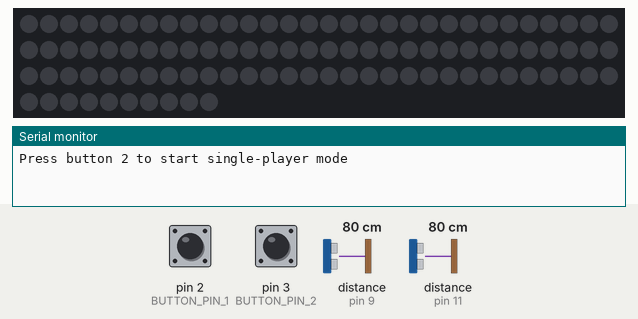
Simulated run of this sketch. Board: Arduino Uno, built with avr-gcc and run on an emulated ATmega328P. On the bench: 100 RGB LEDs in strip order, left to right, continuing on the next row, the last lines printed to the serial monitor. The inputs (shaded band) are chosen by the test bench; at power-on: pin 3 (BUTTON_PIN_2) HIGH, pin 2 (BUTTON_PIN_1) HIGH, distance to the obstacle (sensors on pin 9, pin 11) 80 cm. The echo pulse lasts 58.3 µs per cm; dim RGB values are drawn brighter than linear; random numbers use the default seed unless the sketch sets one.

Above: at 4.2 s.
4.3 s: pin 3 (BUTTON_PIN_2) pulled LOW for 0.15 s
At 4.7 s:
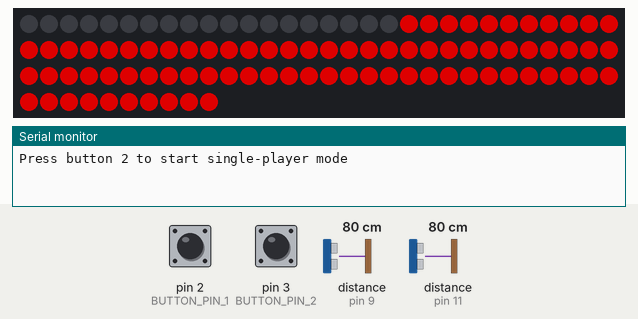
7.3 s: pin 2 (BUTTON_PIN_1) pulled LOW for 3.2 s
At 7.7 s:
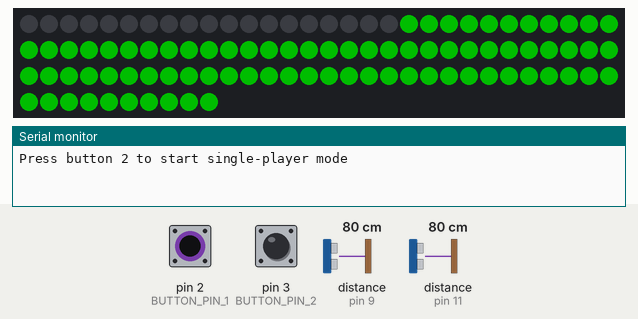
At 20.7 s:
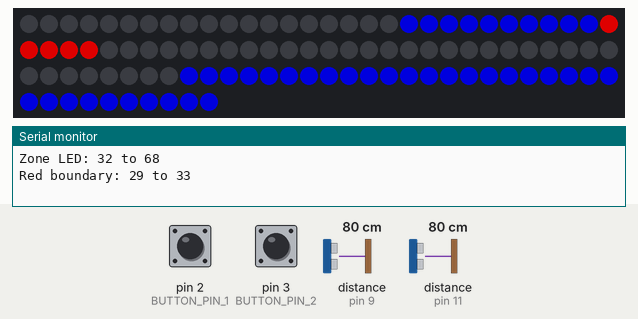

The sketch:

FanFrenzyGameFinalFinal.ino
```cpp
#include <FastLED.h>

#define LED_PIN     6
#define NUM_LEDS    100
#define BRIGHTNESS  155
#define LED_TYPE    WS2812B
#define COLOR_ORDER GRB
CRGB leds[NUM_LEDS];

// Ultrasonic sensor pins
const int TRIG_PIN_1 = 10; //10
const int ECHO_PIN_1 = 9; //9
const int TRIG_PIN_2 = 12;
const int ECHO_PIN_2 = 11;

// Button pins
const int BUTTON_PIN_1 = 2;
const int BUTTON_PIN_2 = 3;

// Game parameters
const float TUBE_HEIGHT = 89.9;   // in cm
const float BALL_RADIUS = 3.99 / 2; // in cm
const int BOTTOM_OFFSET = 19;     // 19 LED offset from the bottom
const int MIN_GAP_SIZE = 30;
const int MAX_GAP_SIZE = 40;

const int TRANSITION_STEPS = 60;  // Number of steps for transition
const int OBSTACLE_DURATION = 3000; // 3 seconds between obstacle changes

// Game state variables
struct Obstacle {
  int gapStart;
  int gapSize;
};

Obstacle currentObstacle = {0, 0};
Obstacle nextObstacle = {0, 0};
int transitionProgress = 0;
bool gameStarted = false;
unsigned long gameStartTime = 0;
bool isWarmupPeriod = true;
bool isGameOver = false;
int gameOverPosition = 0;
int gameMode = 1; // 1 for single player, 2 for two players
int losingPlayer = 0; // 0 for no loser, 1 for player 1, 2 for player 2
int zonesSurvived = 0; // to tell 1 player version how long they lasted.

// Serial print control
unsigned long lastPrintTime = 0;
const unsigned long PRINT_INTERVAL = 500; // Print every 500ms

// Warm-up period parameters
const unsigned long WARMUP_DURATION = 10000; // 10 seconds
const unsigned long FLASH_INTERVAL = 250; // 0.25 seconds

unsigned long lastObstacleChangeTime = 0;

// Distance reading filter variables
float lastDistance1 = 0;
float lastDistance2 = 0;
const float MAX_DISTANCE_CHANGE = 10.0; // Maximum allowed change in cm

void setup() {
  delay(3000); // Power-up safety delay

  FastLED.addLeds<LED_TYPE, LED_PIN, COLOR_ORDER>(leds, NUM_LEDS).setCorrection(TypicalLEDStrip);
  FastLED.setBrightness(BRIGHTNESS);

  Serial.begin(115200);

  pinMode(TRIG_PIN_1, OUTPUT);
  pinMode(ECHO_PIN_1, INPUT);
  pinMode(TRIG_PIN_2, OUTPUT);
  pinMode(ECHO_PIN_2, INPUT);
  pinMode(BUTTON_PIN_1, INPUT_PULLUP);
  pinMode(BUTTON_PIN_2, INPUT_PULLUP);

  generateNewObstacle(currentObstacle);
  generateNewObstacle(nextObstacle);

  Serial.println("Press button 2 to start single-player mode");
}

void loop() {
  unsigned long currentTime = millis();

  if (!gameStarted) {
    checkButtonsAndStartGame(currentTime);
  } else if (isWarmupPeriod) {
    warmupPeriod(currentTime);
  } else if (!isGameOver) {
    playGame(currentTime);
  } else {
    displayGameOver();
  }
  delay(16); // Approximately 60 fps
}

void checkButtonsAndStartGame(unsigned long currentTime) {
  if (digitalRead(BUTTON_PIN_2) == LOW) {
    gameMode = 1;
    redRedRedWhiteSequence();
    gameStarted = true;
    gameStartTime = currentTime;
    lastObstacleChangeTime = currentTime;
    isWarmupPeriod = true;
    Serial.println("Single-player mode activated. Warm-up period begins.");
  } else if (gameStarted && digitalRead(BUTTON_PIN_1) == LOW && gameMode == 1) {
    gameMode = 2;
    orangeGreenAnimation();
    gameStartTime = currentTime; // Reset warm-up timer
    lastObstacleChangeTime = currentTime;
    Serial.println("Two-player mode activated. Warm-up period restarted.");
  }
}

void warmupPeriod(unsigned long currentTime) {
  updateObstacles(currentTime);
  displayWarmupObstacles();

  if (gameMode == 1 && digitalRead(BUTTON_PIN_1) == LOW) {
    gameMode = 2;
    orangeGreenAnimation();
    gameStartTime = currentTime; // Reset warm-up timer
    lastObstacleChangeTime = currentTime;
    Serial.println("Two-player mode activated. Warm-up period restarted.");
  }

  if (currentTime - gameStartTime >= WARMUP_DURATION) {
    isWarmupPeriod = false;
    Serial.println("Warm-up period ended. Game fully starts now!");
  }
}

void playGame(unsigned long currentTime) {
  float distance1 = readDistance(TRIG_PIN_1, ECHO_PIN_1, lastDistance1);
  float distance2 = readDistance(TRIG_PIN_2, ECHO_PIN_2, lastDistance2);

  updateObstacles(currentTime);
  displayObstacles();
  checkGameOver(distance1, distance2);

  // Reduce frequency of serial prints
  if (currentTime - lastPrintTime >= PRINT_INTERVAL) {
    printGameStatus(distance1, distance2);
    lastPrintTime = currentTime;
  }
}

float readDistance(int trigPin, int echoPin, float& lastReading) {
  digitalWrite(trigPin, LOW);
  delayMicroseconds(2);
  digitalWrite(trigPin, HIGH);
  delayMicroseconds(10);
  digitalWrite(trigPin, LOW);

  long duration = pulseIn(echoPin, HIGH);
  float currentReading = TUBE_HEIGHT + BALL_RADIUS - (1.04 * (duration * 0.034 / 2));
  currentReading = constrain(currentReading, 0, TUBE_HEIGHT);

  if (lastReading == 0) {
    // First reading, no filtering
    lastReading = currentReading;
  } else if (abs(currentReading - lastReading) > MAX_DISTANCE_CHANGE) {
    // Change is too large, use the last reading
    currentReading = lastReading;
  } else {
    // Update the last reading
    lastReading = currentReading;
  }

  return currentReading;
}

void updateObstacles(unsigned long currentTime) {
  if (currentTime - lastObstacleChangeTime >= OBSTACLE_DURATION) {
    currentObstacle = nextObstacle;
    generateNewObstacle(nextObstacle);
    lastObstacleChangeTime = currentTime;
    transitionProgress = 0;
    zonesSurvived++; // Increment the counter

    Serial.print("New obstacle: Start=");
    Serial.print(nextObstacle.gapStart);
    Serial.print(", Size=");
    Serial.println(nextObstacle.gapSize);
    Serial.print("Zones survived: ");
    Serial.println(zonesSurvived);
  } else {
    unsigned long elapsedTime = currentTime - lastObstacleChangeTime;
    transitionProgress = map(elapsedTime, 0, OBSTACLE_DURATION, 0, TRANSITION_STEPS);
  }
}

void displayObstacles() {
  fill_solid(leds, NUM_LEDS, CRGB::Black);
  for (int i = BOTTOM_OFFSET; i < NUM_LEDS; i++) {
    leds[i] = CRGB::Blue;
  }

  float t = (float)transitionProgress / TRANSITION_STEPS;
  t = easeInOutCubic(t);
  int gapStart = lerp(currentObstacle.gapStart, nextObstacle.gapStart, t);
  int gapSize = lerp(currentObstacle.gapSize, nextObstacle.gapSize, t);

  for (int i = 0; i < gapSize && i + gapStart + BOTTOM_OFFSET < NUM_LEDS; i++) {
    leds[i + gapStart + BOTTOM_OFFSET] = CRGB::Black;
  }

  FastLED.show();
}

void displayWarmupObstacles() {
  static bool isBlue = true;
  static unsigned long lastToggle = 0;

  if (millis() - lastToggle >= FLASH_INTERVAL) {
    isBlue = !isBlue;
    lastToggle = millis();
  }

  fill_solid(leds, NUM_LEDS, CRGB::Black);
  if (isBlue) {
    for (int i = BOTTOM_OFFSET; i < NUM_LEDS; i++) {
      leds[i] = CRGB::Blue;
    }
  }

  float t = (float)transitionProgress / TRANSITION_STEPS;
  t = easeInOutCubic(t);
  int gapStart = lerp(currentObstacle.gapStart, nextObstacle.gapStart, t);
  int gapSize = lerp(currentObstacle.gapSize, nextObstacle.gapSize, t);

  for (int i = 0; i < gapSize && i + gapStart + BOTTOM_OFFSET < NUM_LEDS; i++) {
    leds[i + gapStart + BOTTOM_OFFSET] = CRGB::Black;
  }

  FastLED.show();
}

void generateNewObstacle(Obstacle &obstacle) {
  obstacle.gapSize = random(MIN_GAP_SIZE, MAX_GAP_SIZE + 1);
  obstacle.gapStart = random(0, NUM_LEDS - BOTTOM_OFFSET - obstacle.gapSize);
}

void checkGameOver(float ballDistance1, float ballDistance2) {
  float t = (float)transitionProgress / TRANSITION_STEPS;
  t = easeInOutCubic(t);
  int zoneStartLED = lerp(currentObstacle.gapStart, nextObstacle.gapStart, t);
  int zoneEndLED = zoneStartLED + lerp(currentObstacle.gapSize, nextObstacle.gapSize, t);

  float zoneStartDistance = mapLEDToDistance(zoneStartLED + BOTTOM_OFFSET);
  float zoneEndDistance = mapLEDToDistance(zoneEndLED + BOTTOM_OFFSET);

  if (ballDistance1 < zoneStartDistance || ballDistance1 >= zoneEndDistance) {
    gameOver(ballDistance1, zoneStartDistance, zoneEndDistance, 1);
  } else if (gameMode == 2 && (ballDistance2 < zoneStartDistance || ballDistance2 >= zoneEndDistance)) {
    gameOver(ballDistance2, zoneStartDistance, zoneEndDistance, 2);
  }
}

void gameOver(float ballDistance, float zoneStartDistance, float zoneEndDistance, int player) {
  isGameOver = true;
  losingPlayer = player;
  Serial.print("Game Over! Player ");
  Serial.print(player);
  Serial.println(" lost!");

  Serial.print("Ball position: ");
  Serial.print(ballDistance, 2);
  Serial.println(" cm");

  Serial.print("Zone: ");
  Serial.print(zoneStartDistance, 2);
  Serial.print(" cm to ");
  Serial.print(zoneEndDistance, 2);
  Serial.println(" cm");

  // Determine which boundary was crossed
  if (ballDistance < zoneStartDistance) {
    gameOverPosition = map(zoneStartDistance, 0, TUBE_HEIGHT, BOTTOM_OFFSET, NUM_LEDS - 1);
  } else {
    gameOverPosition = map(zoneEndDistance, 0, TUBE_HEIGHT, BOTTOM_OFFSET, NUM_LEDS - 1);
  }

  Serial.print("Game over at LED position: ");
  Serial.println(gameOverPosition);
}

void displayGameOver() {
  // Flash blue LEDs 3 times
  for (int i = 0; i < 3; i++) {
    displayObstacles();
    FastLED.show();
    delay(250);
    fill_solid(leds, NUM_LEDS, CRGB::Black);
    FastLED.show();
    delay(250);
  }

  // Display the final state with red boundary
  displayObstacles();
  displayRedBoundary();
  FastLED.show();
  delay(1000); // Display for 1 second

  // Victory animation
  if (gameMode == 1) {
    // Single player mode
    pinkVictorySweep();
  } else {
    // Two player mode
    // Pulsing orange or green sweep based on losing player
    for (int j = 0; j < 3; j++) {
      if (losingPlayer == 1) {
        orangeSweep();
      } else {
        greenSweep();
      }
    }
  }

  // Turn off all LEDs
  fill_solid(leds, NUM_LEDS, CRGB::Black);
  FastLED.show();

  // Wait for button press to restart the game
  while (digitalRead(BUTTON_PIN_2) == HIGH) {
    delay(50);
  }
  gameStarted = false;
  isGameOver = false;
  losingPlayer = 0;
  gameMode = 1;
}

void redRedRedWhiteSequence() {
  for (int i = 0; i < 3; i++) {
    fill_solid(leds, NUM_LEDS, CRGB::Black);
    for (int j = BOTTOM_OFFSET; j < NUM_LEDS; j++) {
      leds[j] = CRGB::Red;
    }
    FastLED.show();
    delay(500);
    fill_solid(leds, NUM_LEDS, CRGB::Black);
    FastLED.show();
    delay(500);
  }
  fill_solid(leds, NUM_LEDS, CRGB::Black);
  for (int j = BOTTOM_OFFSET; j < NUM_LEDS; j++) {
    leds[j] = CRGB::Green;
  }
  FastLED.show();
  delay(1000);
}

void orangeGreenAnimation() {
  // Orange from top, Green from bottom
  for (int i = 0; i <= (NUM_LEDS - BOTTOM_OFFSET) / 2; i++) {
    leds[NUM_LEDS - 1 - i] = CRGB::Orange;
    leds[BOTTOM_OFFSET + i] = CRGB::Green;
    FastLED.show();
    delay(20);
  }

  // Bounce back
  for (int i = (NUM_LEDS - BOTTOM_OFFSET) / 2; i >= 0; i--) {
    leds[NUM_LEDS - 1 - i] = CRGB::Black;
    leds[BOTTOM_OFFSET + i] = CRGB::Black;
    FastLED.show();
    delay(20);
  }

  // Pulsing effect
  for (int j = 0; j < 3; j++) {
    for (int b = 0; b < 255; b += 5) {
      fill_solid(leds + BOTTOM_OFFSET, NUM_LEDS - BOTTOM_OFFSET, CRGB(b, b, 0)); // Yellow pulsing
      FastLED.show();
      delay(5);
    }
    for (int b = 255; b > 0; b -= 5) {
      fill_solid(leds + BOTTOM_OFFSET, NUM_LEDS - BOTTOM_OFFSET, CRGB(b, b, 0)); // Yellow pulsing
      FastLED.show();
      delay(5);
    }
  }

  fill_solid(leds, NUM_LEDS, CRGB::Black);
  FastLED.show();
  delay(500);
}

void orangeSweep() {
  for (int i = BOTTOM_OFFSET; i < NUM_LEDS; i++) {
    int brightness = sin8(map(i, BOTTOM_OFFSET, NUM_LEDS - 1, 0, 255));
    leds[i] = CRGB(255, 69, 0); // Orange color
    leds[i].nscale8(brightness);
    FastLED.show();
    delay(10);
  }

  for (int i = NUM_LEDS - 1; i >= BOTTOM_OFFSET; i--) {
    leds[i] = CRGB::Black;
    FastLED.show();
    delay(5);
  }
}

void greenSweep() {
  for (int i = BOTTOM_OFFSET; i < NUM_LEDS; i++) {
    int brightness = sin8(map(i, BOTTOM_OFFSET, NUM_LEDS - 1, 0, 255));
    leds[i] = CRGB::Green;
    leds[i].nscale8(brightness);
    FastLED.show();
    delay(10);
  }

  for (int i = NUM_LEDS - 1; i >= BOTTOM_OFFSET; i--) {
    leds[i] = CRGB::Black;
    FastLED.show();
    delay(5);
  }
}

void pinkVictorySweep() {
  // First, display the number of zones survived with a sweep-up effect
  fill_solid(leds, NUM_LEDS, CRGB::Black);
  FastLED.show();
  delay(1000); // Pause for a moment

  // Sweep up effect for zones survived
  for (int i = BOTTOM_OFFSET; i < min(BOTTOM_OFFSET + zonesSurvived, NUM_LEDS); i++) {
    // Create a fading tail effect
    for (int j = BOTTOM_OFFSET; j <= i; j++) {
      int brightness = 255 - (i - j) * 25; // Fade out over 10 LEDs
      if (brightness < 0) brightness = 0;
      leds[j] = CRGB::White;
      leds[j].fadeToBlackBy(255 - brightness);
    }
    FastLED.show();
    delay(30); // Adjust for speed of animation
  }
  delay(1000); // Pause to show the final count

  // Fade out the white LEDs
  for (int i = 255; i >= 0; i -= 5) {
    for (int j = BOTTOM_OFFSET; j < NUM_LEDS; j++) {
      leds[j].fadeToBlackBy(5);
    }
    FastLED.show();
    delay(10);
  }

  // Now continue with the original pink sweep animation
  for (int j = 0; j < 3; j++) { // Repeat the sweep 3 times
    // Sweep up
    for (int i = BOTTOM_OFFSET; i < NUM_LEDS; i++) {
      int brightness = sin8(map(i, BOTTOM_OFFSET, NUM_LEDS - 1, 0, 255));
      leds[i] = CRGB(255, 20, 147); // Deep Pink color
      leds[i].nscale8(brightness);

      // Add sparkles
      if (random8() < 20) { // 20/256 chance for each LED
        leds[random8(BOTTOM_OFFSET, NUM_LEDS)] = CRGB::White;
      }

      FastLED.show();
      delay(10);
    }

    // Sweep down
    for (int i = NUM_LEDS - 1; i >= BOTTOM_OFFSET; i--) {
      leds[i] = CRGB::Black;

      // Add sparkles
      if (random8() < 20) { // 20/256 chance for each LED
        leds[random8(BOTTOM_OFFSET, NUM_LEDS)] = CRGB::White;
      }

      FastLED.show();
      delay(5);
    }
  }

  // Final sparkle effect
  for (int i = 0; i < 100; i++) {
    leds[random8(BOTTOM_OFFSET, NUM_LEDS)] = CRGB::White;
    FastLED.show();
    delay(10);
    fadeToBlackBy(leds + BOTTOM_OFFSET, NUM_LEDS - BOTTOM_OFFSET, 10);
  }

  // Reset the zones survived counter for the next game
  zonesSurvived = 0;
}

void displayRedBoundary() {
  int redStart = max(BOTTOM_OFFSET, gameOverPosition - 2);
  int redEnd = min(NUM_LEDS - 1, gameOverPosition + 2);

  Serial.print("Red boundary: ");
  Serial.print(redStart);
  Serial.print(" to ");
  Serial.println(redEnd);

  for (int i = redStart; i <= redEnd; i++) {
    leds[i] = CRGB::Red;
  }
}

void printGameStatus(float distance1, float distance2) {
  float t = (float)transitionProgress / TRANSITION_STEPS;
  t = easeInOutCubic(t);
  int zoneStartLED = lerp(currentObstacle.gapStart, nextObstacle.gapStart, t);
  int zoneEndLED = zoneStartLED + lerp(currentObstacle.gapSize, nextObstacle.gapSize, t);

  float zoneStartDistance = mapLEDToDistance(zoneStartLED + BOTTOM_OFFSET);
  float zoneEndDistance = mapLEDToDistance(zoneEndLED + BOTTOM_OFFSET);

  Serial.print("Game Mode: ");
  Serial.print(gameMode == 1 ? "Single Player" : "Two Players");
  Serial.print(" | P1 Ball Height: ");
  Serial.print(distance1, 2);
  Serial.print(" cm");

  if (gameMode == 2) {
    Serial.print(" | P2 Ball Height: ");
    Serial.print(distance2, 2);
    Serial.print(" cm");
  }

  Serial.print(" | Zone: ");
  Serial.print(zoneStartDistance, 2);
  Serial.print(" cm to ");
  Serial.print(zoneEndDistance, 2);
  Serial.println(" cm");

  Serial.print("Zone LED: ");
  Serial.print(zoneStartLED + BOTTOM_OFFSET);
  Serial.print(" to ");
  Serial.println(zoneEndLED + BOTTOM_OFFSET);
}

int lerp(int a, int b, float t) {
  return a + t * (b - a);
}

float easeInOutCubic(float t) {
  return t < 0.5 ? 4 * t * t * t : 1 - pow(-2 * t + 2, 3) / 2;
}

float mapLEDToDistance(int ledPosition) {
  return map(ledPosition, BOTTOM_OFFSET, NUM_LEDS - 1, 0, TUBE_HEIGHT);
}
```

Measured:
- after the input at 4.3 s, the LEDs: change at once (image 1)
- what the display in image 2 shows lasts 1.1 s, from 7.3 s to 8.4 s
